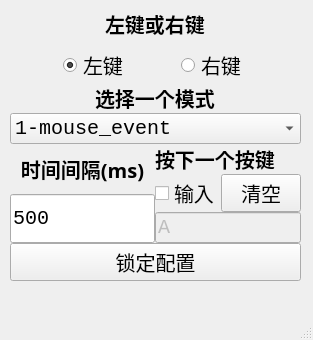
<?xml version="1.0" encoding="UTF-8"?>
<ui version="4.0">
 <class>MainWindow</class>
 <widget class="QMainWindow" name="MainWindow">
  <property name="geometry">
   <rect>
    <x>0</x>
    <y>0</y>
    <width>313</width>
    <height>340</height>
   </rect>
  </property>
  <property name="windowTitle">
   <string>HOOK test</string>
  </property>
  <widget class="QWidget" name="centralwidget">
   <widget class="QWidget" name="gridLayoutWidget">
    <property name="geometry">
     <rect>
      <x>10</x>
      <y>0</y>
      <width>291</width>
      <height>281</height>
     </rect>
    </property>
    <layout class="QGridLayout" name="gridLayout">
     <property name="sizeConstraint">
      <enum>QLayout::SetDefaultConstraint</enum>
     </property>
     <property name="topMargin">
      <number>0</number>
     </property>
     <property name="bottomMargin">
      <number>0</number>
     </property>
     <property name="spacing">
      <number>0</number>
     </property>
     <item row="1" column="0">
      <layout class="QVBoxLayout" name="verticalLayout_4">
       <item alignment="Qt::AlignHCenter">
        <widget class="QLabel" name="label_4">
         <property name="font">
          <font>
           <family>微软雅黑</family>
           <pointsize>15</pointsize>
           <weight>75</weight>
           <bold>true</bold>
          </font>
         </property>
         <property name="text">
          <string>选择一个模式</string>
         </property>
        </widget>
       </item>
       <item>
        <widget class="QComboBox" name="comboBox">
         <property name="font">
          <font>
           <family>Consolas</family>
           <pointsize>15</pointsize>
          </font>
         </property>
         <item>
          <property name="text">
           <string>1-mouse_event</string>
          </property>
         </item>
         <item>
          <property name="text">
           <string>2-sendinput</string>
          </property>
         </item>
        </widget>
       </item>
       <item>
        <layout class="QHBoxLayout" name="horizontalLayout_4">
         <item>
          <layout class="QVBoxLayout" name="verticalLayout_3">
           <property name="sizeConstraint">
            <enum>QLayout::SetFixedSize</enum>
           </property>
           <item>
            <widget class="QLabel" name="label_2">
             <property name="sizePolicy">
              <sizepolicy hsizetype="Preferred" vsizetype="Preferred">
               <horstretch>0</horstretch>
               <verstretch>0</verstretch>
              </sizepolicy>
             </property>
             <property name="font">
              <font>
               <family>微软雅黑</family>
               <pointsize>15</pointsize>
               <weight>75</weight>
               <bold>true</bold>
              </font>
             </property>
             <property name="text">
              <string>时间间隔(ms)</string>
             </property>
             <property name="alignment">
              <set>Qt::AlignCenter</set>
             </property>
            </widget>
           </item>
           <item>
            <widget class="QLineEdit" name="lineEdit">
             <property name="sizePolicy">
              <sizepolicy hsizetype="Expanding" vsizetype="Preferred">
               <horstretch>0</horstretch>
               <verstretch>0</verstretch>
              </sizepolicy>
             </property>
             <property name="font">
              <font>
               <family>Consolas</family>
               <pointsize>15</pointsize>
              </font>
             </property>
             <property name="inputMask">
              <string/>
             </property>
             <property name="text">
              <string>500</string>
             </property>
             <property name="maxLength">
              <number>5</number>
             </property>
             <property name="clearButtonEnabled">
              <bool>false</bool>
             </property>
            </widget>
           </item>
          </layout>
         </item>
         <item>
          <layout class="QVBoxLayout" name="verticalLayout">
           <property name="sizeConstraint">
            <enum>QLayout::SetFixedSize</enum>
           </property>
           <item>
            <widget class="QLabel" name="label_3">
             <property name="font">
              <font>
               <family>微软雅黑</family>
               <pointsize>15</pointsize>
               <weight>75</weight>
               <bold>true</bold>
              </font>
             </property>
             <property name="text">
              <string>按下一个按键</string>
             </property>
            </widget>
           </item>
           <item>
            <layout class="QHBoxLayout" name="horizontalLayout_5">
             <item>
              <widget class="QCheckBox" name="checkBox">
               <property name="font">
                <font>
                 <family>微软雅黑</family>
                 <pointsize>15</pointsize>
                 <weight>50</weight>
                 <bold>false</bold>
                </font>
               </property>
               <property name="text">
                <string>输入</string>
               </property>
              </widget>
             </item>
             <item>
              <widget class="QPushButton" name="pushButton_2">
               <property name="font">
                <font>
                 <family>微软雅黑</family>
                 <pointsize>15</pointsize>
                </font>
               </property>
               <property name="text">
                <string>清空</string>
               </property>
              </widget>
             </item>
            </layout>
           </item>
           <item>
            <widget class="QKeySequenceEdit" name="keySequenceEdit">
             <property name="enabled">
              <bool>false</bool>
             </property>
             <property name="sizePolicy">
              <sizepolicy hsizetype="Expanding" vsizetype="Preferred">
               <horstretch>0</horstretch>
               <verstretch>0</verstretch>
              </sizepolicy>
             </property>
             <property name="font">
              <font>
               <family>Consolas</family>
               <pointsize>15</pointsize>
              </font>
             </property>
             <property name="whatsThis">
              <string>&lt;html&gt;&lt;head/&gt;&lt;body&gt;&lt;p&gt;这是雪豹&lt;/p&gt;&lt;/body&gt;&lt;/html&gt;</string>
             </property>
             <property name="autoFillBackground">
              <bool>false</bool>
             </property>
             <property name="keySequence">
              <string>A</string>
             </property>
            </widget>
           </item>
          </layout>
         </item>
        </layout>
       </item>
      </layout>
     </item>
     <item row="0" column="0">
      <layout class="QVBoxLayout" name="verticalLayout_2">
       <item alignment="Qt::AlignHCenter">
        <widget class="QLabel" name="label">
         <property name="sizePolicy">
          <sizepolicy hsizetype="Fixed" vsizetype="Preferred">
           <horstretch>0</horstretch>
           <verstretch>0</verstretch>
          </sizepolicy>
         </property>
         <property name="font">
          <font>
           <family>微软雅黑</family>
           <pointsize>15</pointsize>
           <weight>75</weight>
           <bold>true</bold>
          </font>
         </property>
         <property name="text">
          <string>左键或右键</string>
         </property>
        </widget>
       </item>
       <item>
        <layout class="QHBoxLayout" name="horizontalLayout">
         <item>
          <widget class="QRadioButton" name="leftclick">
           <property name="enabled">
            <bool>true</bool>
           </property>
           <property name="sizePolicy">
            <sizepolicy hsizetype="Fixed" vsizetype="Fixed">
             <horstretch>0</horstretch>
             <verstretch>0</verstretch>
            </sizepolicy>
           </property>
           <property name="font">
            <font>
             <family>微软雅黑</family>
             <pointsize>15</pointsize>
            </font>
           </property>
           <property name="tabletTracking">
            <bool>false</bool>
           </property>
           <property name="acceptDrops">
            <bool>false</bool>
           </property>
           <property name="text">
            <string>左键</string>
           </property>
           <property name="checkable">
            <bool>true</bool>
           </property>
           <property name="checked">
            <bool>true</bool>
           </property>
           <property name="autoRepeat">
            <bool>false</bool>
           </property>
          </widget>
         </item>
         <item>
          <widget class="QRadioButton" name="rightclick">
           <property name="sizePolicy">
            <sizepolicy hsizetype="Fixed" vsizetype="Fixed">
             <horstretch>0</horstretch>
             <verstretch>0</verstretch>
            </sizepolicy>
           </property>
           <property name="font">
            <font>
             <family>微软雅黑</family>
             <pointsize>15</pointsize>
            </font>
           </property>
           <property name="text">
            <string>右键</string>
           </property>
          </widget>
         </item>
        </layout>
       </item>
      </layout>
     </item>
     <item row="2" column="0">
      <widget class="QPushButton" name="pushButton">
       <property name="font">
        <font>
         <family>微软雅黑</family>
         <pointsize>15</pointsize>
        </font>
       </property>
       <property name="text">
        <string>锁定配置</string>
       </property>
      </widget>
     </item>
    </layout>
   </widget>
  </widget>
  <widget class="QMenuBar" name="menubar">
   <property name="geometry">
    <rect>
     <x>0</x>
     <y>0</y>
     <width>313</width>
     <height>23</height>
    </rect>
   </property>
  </widget>
  <widget class="QStatusBar" name="statusbar"/>
 </widget>
 <resources/>
 <connections>
  <connection>
   <sender>checkBox</sender>
   <signal>clicked(bool)</signal>
   <receiver>keySequenceEdit</receiver>
   <slot>setDisabled(bool)</slot>
   <hints>
    <hint type="sourcelabel">
     <x>338</x>
     <y>197</y>
    </hint>
    <hint type="destinationlabel">
     <x>437</x>
     <y>236</y>
    </hint>
   </hints>
  </connection>
  <connection>
   <sender>checkBox</sender>
   <signal>clicked(bool)</signal>
   <receiver>keySequenceEdit</receiver>
   <slot>setEnabled(bool)</slot>
   <hints>
    <hint type="sourcelabel">
     <x>359</x>
     <y>197</y>
    </hint>
    <hint type="destinationlabel">
     <x>466</x>
     <y>247</y>
    </hint>
   </hints>
  </connection>
  <connection>
   <sender>pushButton_2</sender>
   <signal>clicked()</signal>
   <receiver>keySequenceEdit</receiver>
   <slot>clear()</slot>
   <hints>
    <hint type="sourcelabel">
     <x>445</x>
     <y>207</y>
    </hint>
    <hint type="destinationlabel">
     <x>466</x>
     <y>242</y>
    </hint>
   </hints>
  </connection>
  <connection>
   <sender>pushButton</sender>
   <signal>clicked()</signal>
   <receiver>MainWindow</receiver>
   <slot>onClick_LockPresets()</slot>
   <hints>
    <hint type="sourcelabel">
     <x>283</x>
     <y>279</y>
    </hint>
    <hint type="destinationlabel">
     <x>286</x>
     <y>318</y>
    </hint>
   </hints>
  </connection>
  <connection>
   <sender>lineEdit</sender>
   <signal>textChanged(QString)</signal>
   <receiver>MainWindow</receiver>
   <slot>delaychange(QString)</slot>
   <hints>
    <hint type="sourcelabel">
     <x>113</x>
     <y>233</y>
    </hint>
    <hint type="destinationlabel">
     <x>115</x>
     <y>331</y>
    </hint>
   </hints>
  </connection>
  <connection>
   <sender>keySequenceEdit</sender>
   <signal>keySequenceChanged(QKeySequence)</signal>
   <receiver>MainWindow</receiver>
   <slot>outputstring(QKeySequence)</slot>
   <hints>
    <hint type="sourcelabel">
     <x>375</x>
     <y>245</y>
    </hint>
    <hint type="destinationlabel">
     <x>508</x>
     <y>253</y>
    </hint>
   </hints>
  </connection>
 </connections>
 <slots>
  <slot>onClick_LockPresets()</slot>
  <slot>delaychange(QString)</slot>
  <slot>outputstring(QKeySequence)</slot>
 </slots>
</ui>
